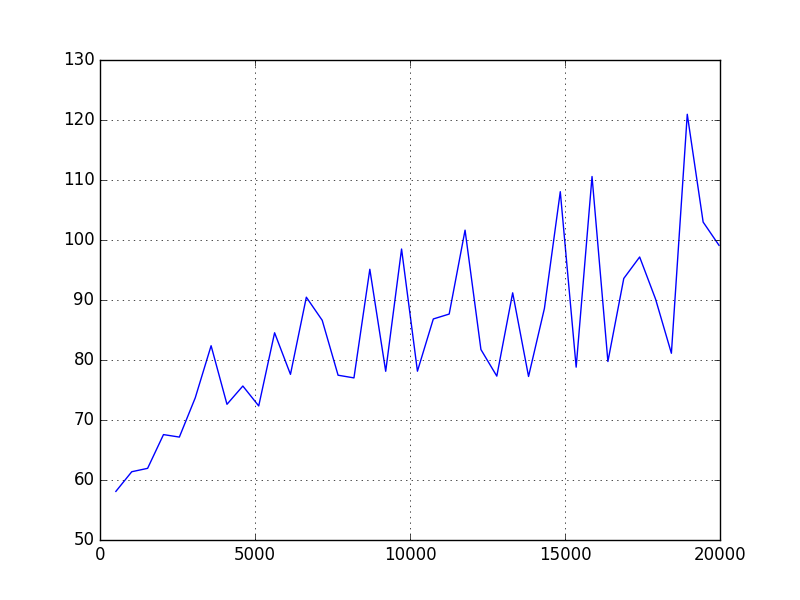

Source code (Python):
import numpy as np
import time
import matplotlib.pyplot as plt
t	= []
size	= np.arange(512,1024*20,512)
for i in size:
	x_size = 1024
	y_size = i

	a	= np.random.random([x_size,y_size])
	t1	= time.time()
	for i in range(int(4485120/i/5)):
		b	= np.fft.fft2(a)
	t2	= time.time()
	cost	= t2 - t1
	t.append(cost)

plt.plot(size,t)
plt.grid()
plt.savefig('FFT_speed')
plt.show()
